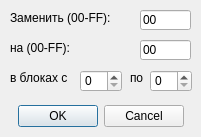
<?xml version="1.0" encoding="UTF-8"?>
<ui version="4.0">
 <class>Dialog</class>
 <widget class="QDialog" name="Dialog">
  <property name="geometry">
   <rect>
    <x>0</x>
    <y>0</y>
    <width>201</width>
    <height>137</height>
   </rect>
  </property>
  <property name="windowTitle">
   <string>Замена блоков дампа</string>
  </property>
  <widget class="QDialogButtonBox" name="buttonBox">
   <property name="geometry">
    <rect>
     <x>10</x>
     <y>100</y>
     <width>181</width>
     <height>32</height>
    </rect>
   </property>
   <property name="orientation">
    <enum>Qt::Horizontal</enum>
   </property>
   <property name="standardButtons">
    <set>QDialogButtonBox::Cancel|QDialogButtonBox::Ok</set>
   </property>
   <property name="centerButtons">
    <bool>true</bool>
   </property>
  </widget>
  <widget class="QLineEdit" name="lineEdit">
   <property name="geometry">
    <rect>
     <x>140</x>
     <y>10</y>
     <width>51</width>
     <height>20</height>
    </rect>
   </property>
   <property name="text">
    <string>00</string>
   </property>
  </widget>
  <widget class="QLabel" name="label">
   <property name="geometry">
    <rect>
     <x>10</x>
     <y>10</y>
     <width>121</width>
     <height>16</height>
    </rect>
   </property>
   <property name="text">
    <string>Заменить (00-FF):</string>
   </property>
  </widget>
  <widget class="QSpinBox" name="spinBox">
   <property name="geometry">
    <rect>
     <x>80</x>
     <y>70</y>
     <width>42</width>
     <height>22</height>
    </rect>
   </property>
   <property name="maximum">
    <number>63</number>
   </property>
  </widget>
  <widget class="QSpinBox" name="spinBox_2">
   <property name="geometry">
    <rect>
     <x>150</x>
     <y>70</y>
     <width>42</width>
     <height>22</height>
    </rect>
   </property>
   <property name="maximum">
    <number>63</number>
   </property>
  </widget>
  <widget class="QLabel" name="label_2">
   <property name="geometry">
    <rect>
     <x>10</x>
     <y>70</y>
     <width>61</width>
     <height>16</height>
    </rect>
   </property>
   <property name="text">
    <string>в блоках с</string>
   </property>
  </widget>
  <widget class="QLabel" name="label_3">
   <property name="geometry">
    <rect>
     <x>130</x>
     <y>70</y>
     <width>21</width>
     <height>16</height>
    </rect>
   </property>
   <property name="text">
    <string>по</string>
   </property>
  </widget>
  <widget class="QLabel" name="label_4">
   <property name="geometry">
    <rect>
     <x>10</x>
     <y>40</y>
     <width>121</width>
     <height>16</height>
    </rect>
   </property>
   <property name="text">
    <string>на (00-FF):</string>
   </property>
  </widget>
  <widget class="QLineEdit" name="lineEdit_2">
   <property name="geometry">
    <rect>
     <x>140</x>
     <y>40</y>
     <width>51</width>
     <height>20</height>
    </rect>
   </property>
   <property name="text">
    <string>00</string>
   </property>
  </widget>
 </widget>
 <resources/>
 <connections>
  <connection>
   <sender>buttonBox</sender>
   <signal>accepted()</signal>
   <receiver>Dialog</receiver>
   <slot>accept()</slot>
   <hints>
    <hint type="sourcelabel">
     <x>248</x>
     <y>254</y>
    </hint>
    <hint type="destinationlabel">
     <x>157</x>
     <y>274</y>
    </hint>
   </hints>
  </connection>
  <connection>
   <sender>buttonBox</sender>
   <signal>rejected()</signal>
   <receiver>Dialog</receiver>
   <slot>reject()</slot>
   <hints>
    <hint type="sourcelabel">
     <x>316</x>
     <y>260</y>
    </hint>
    <hint type="destinationlabel">
     <x>286</x>
     <y>274</y>
    </hint>
   </hints>
  </connection>
 </connections>
</ui>
